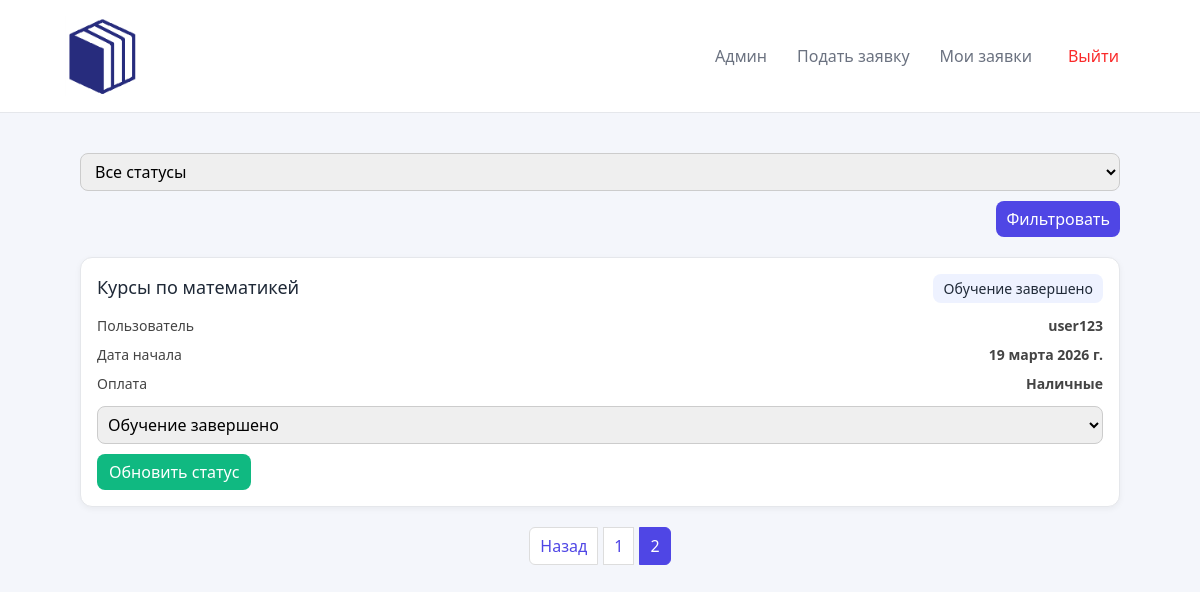
/admin-panel/?page=2 (signed in), run on the app's committed database.
### client/models.py (models this page shows, shortened)
class Application(models.Model):
    COURSE_CHOICE = [
        ('1', 'Основы алгоритмизации и программирования'),
        ('2', 'Основы веб-дизайна'),
        ('3', 'Основы проектирования баз данных'),
    ]
    PAYMENT_CHOICES = [
        ('cash', 'Наличные'),
        ('phone', 'Перевод по номеру телефона'),
    ]
    STATUS_CHOICES = [
        ('new', 'Новая'),
        ('in_progress', 'Идет обучение'),
        ('completed', 'Обучение завершено'),
    ]
    user = models.ForeignKey(settings.AUTH_USER_MODEL, on_delete=models.CASCADE)
    course_name = models.CharField(max_length=255, choices=COURSE_CHOICE)
    start_date = models.DateField()
    payment_method = models.CharField(max_length=10, choices=PAYMENT_CHOICES)
    status = models.CharField(max_length=20, choices=STATUS_CHOICES, default='new')
    rewiew = models.TextField(blank=True)
    created_at = models.DateTimeField(auto_now_add=True)

class CustomUser(AbstractUser):
    username = models.CharField(max_length=150, unique=True)
    full_name = models.CharField(max_length=250)
    phone = models.CharField(max_length=20)
    email = models.EmailField(unique=True)

### client/views.py (the view)
# urls.py: path('admin-panel/', views.admin_panel, name='admin_panel'),
@login_required
def admin_panel(request):
    if not request.user.is_superuser:
        return redirect('home')
    status_filter = request.GET.get('status', '')
    if status_filter:
        applications = Application.objects.filter(status=status_filter).order_by('-created_at')
    else:
        applications = Application.objects.all().order_by('-created_at')
    paginator = Paginator(applications, 5)
    page_number = request.GET.get('page')
    page_obj = paginator.get_page(page_number)
    return render(request, 'admin_panel.html', {
        'page_obj': page_obj,
        'status_filter': status_filter,
        'status_choices': Application.STATUS_CHOICES
    })

### client/templates/admin_panel.html (shortened to what this page needs)
{% extends './base.html' %}
{% block content %}
<div class="container">
    <form method="get" class="filter-form">
        <select name="status">
            <option value="">Все статусы</option>
        </select>
        <button type="submit">Фильтровать</button>
    </form>
    {% for app in page_obj %}
    <div class="app-card">
        <div class="app-card__header">
            <h3 class="app-card__title">{{ app.get_course_name_display }}</h3>
            <span class="app-card__status">{{ app.get_status_display }}</span>
        </div>
        <div class="app-card__body">
            <div class="app-card__row">
                <span>Пользователь</span>
                <strong>{{ app.user.username }}</strong>
            </div>
            <div class="app-card__row">
                <span>Дата начала</span>
                <strong>{{ app.start_date }}</strong>
            </div>
            <div class="app-card__row">
                <span>Оплата</span>
                <strong>{{ app.get_payment_method_display }}</strong>
            </div>
        </div>
        <div class="app-card__footer">
            <form method="post" action="{% url 'change_status' app.id %}" class="status-form">
                <select name="status">
                    {% for key, label in status_choices %}
                        <option value="{{ key }}" {% if app.status == key %}selected{% endif %}>
                            {{ label }}
                        </option>
                    {% endfor %}
                </select>
                <button type="submit">Обновить статус</button>
            </form>
        </div>
    </div>
    {% empty %}
        <p>Заявок нет.</p>
    {% endfor %}
    <div class="pagination">
        {% if page_obj.has_previous %}
            <span class="page-item">
                <a class="page-link" href="?page={{ page_obj.previous_page_number }}{% if status_filter %}&status={{ status_filter }}{% endif %}">
                    Назад
                </a>
            </span>
        {% endif %}
        {% for num in page_obj.paginator.page_range %}
            {% if page_obj.number == num %}
                <span class="page-item active">
                    <span class="page-link">{{ num }}</span>
                </span>
            {% else %}
                <span class="page-item">
                    <a class="page-link" href="?page={{ num }}{% if status_filter %}&status={{ status_filter }}{% endif %}">
                        {{ num }}
                    </a>
                </span>
            {% endif %}
        {% endfor %}
    </div>
</div>
{% endblock %}

### static/css/style.css (style rules this page uses)
:root { --color-primary: #4f46e5; --color-primary-hover: #4338ca; --color-bg: #f4f6fb; --color-white: #ffffff; --color-text: #1f2937; --color-muted: #6b7280; --color-border: #e5e7eb; --radius: 10px; --transition: 0.2s ease; }
body { background-color: var(--color-bg); font-family: 'Segoe UI', Tahoma, sans-serif; margin: 0; color: var(--color-text); }
.container { max-width: 1100px; margin: 0 auto; padding: 0 15px; }
input, textarea, select { width: 100%; padding: 10px; border-radius: var(--radius); border: 1px solid var(--color-border); transition: var(--transition); }
.pagination { display: flex; justify-content: center; gap: 6px; margin-top: 20px; }
.page-link { padding: 6px 10px; border: 1px solid #ddd; text-decoration: none; }
.pagination .page-link { color: var(--color-primary); }
.pagination .page-item.active .page-link { background-color: var(--color-primary); border-color: var(--color-primary); color: #fff; }
.status-form { display: flex; gap: 10px; margin-top: 15px; flex-wrap: wrap; }
.filter-form { display: flex; justify-content: right; gap: 10px; flex-wrap: wrap; }
.app-card { border: 1px solid #e5e7eb; border-radius: 12px; padding: 16px; margin-bottom: 16px; background: #fff; box-shadow: 0 2px 6px rgba(0,0,0,0.05); }
.app-card__header { display: flex; justify-content: space-between; align-items: center; margin-bottom: 12px; }
.app-card__title { margin: 0; font-size: 18px; }
.app-card__status { font-size: 14px; padding: 4px 10px; border-radius: 8px; background: #eef2ff; }
.app-card__body { display: grid; gap: 8px; margin-bottom: 12px; }
.app-card__row { display: flex; justify-content: space-between; font-size: 14px; color: #444; }
.app-card__footer { margin-top: 10px; }
.filter-form { display: flex; gap: 10px; margin-bottom: 20px; }
.filter-form select, .filter-form button { padding: 6px 10px; border-radius: 8px; border: 1px solid #ccc; }
.filter-form button { background: #4f46e5; color: white; border: none; cursor: pointer; }
.status-form { display: flex; gap: 10px; margin-top: 10px; }
.status-form select { padding: 6px; border-radius: 8px; border: 1px solid #ccc; }
.status-form button { padding: 6px 12px; border: none; border-radius: 8px; background: #10b981; color: white; cursor: pointer; }

### data on the page
Application: course_name "Курсы по математикей", status "Обучение завершено", user.username "user123", start_date "19 марта 2026 г.", payment_method "Наличные"

### other printed values
{{ num }} "1"
{{ num }} "2"
